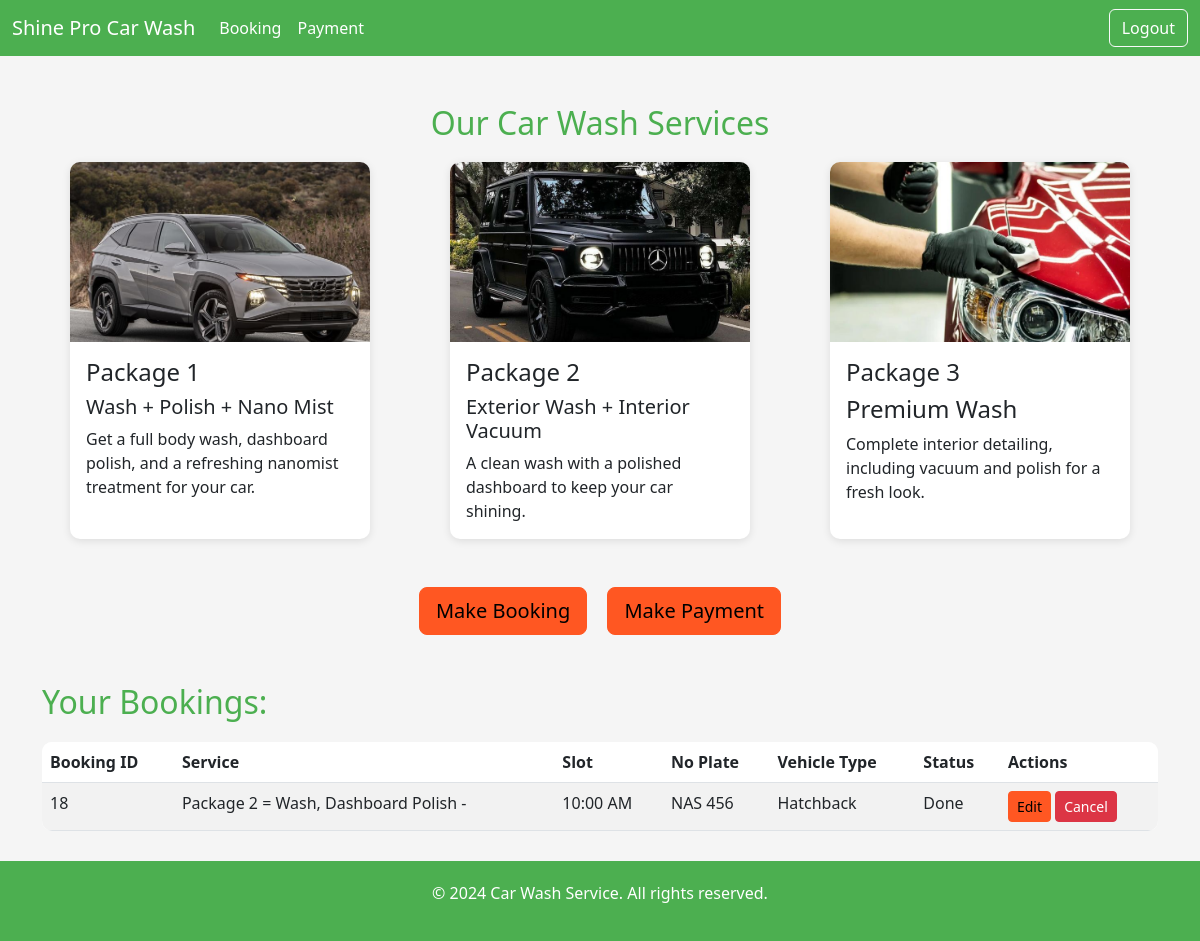
/customer/1, run on an earlier commit of the app's database.
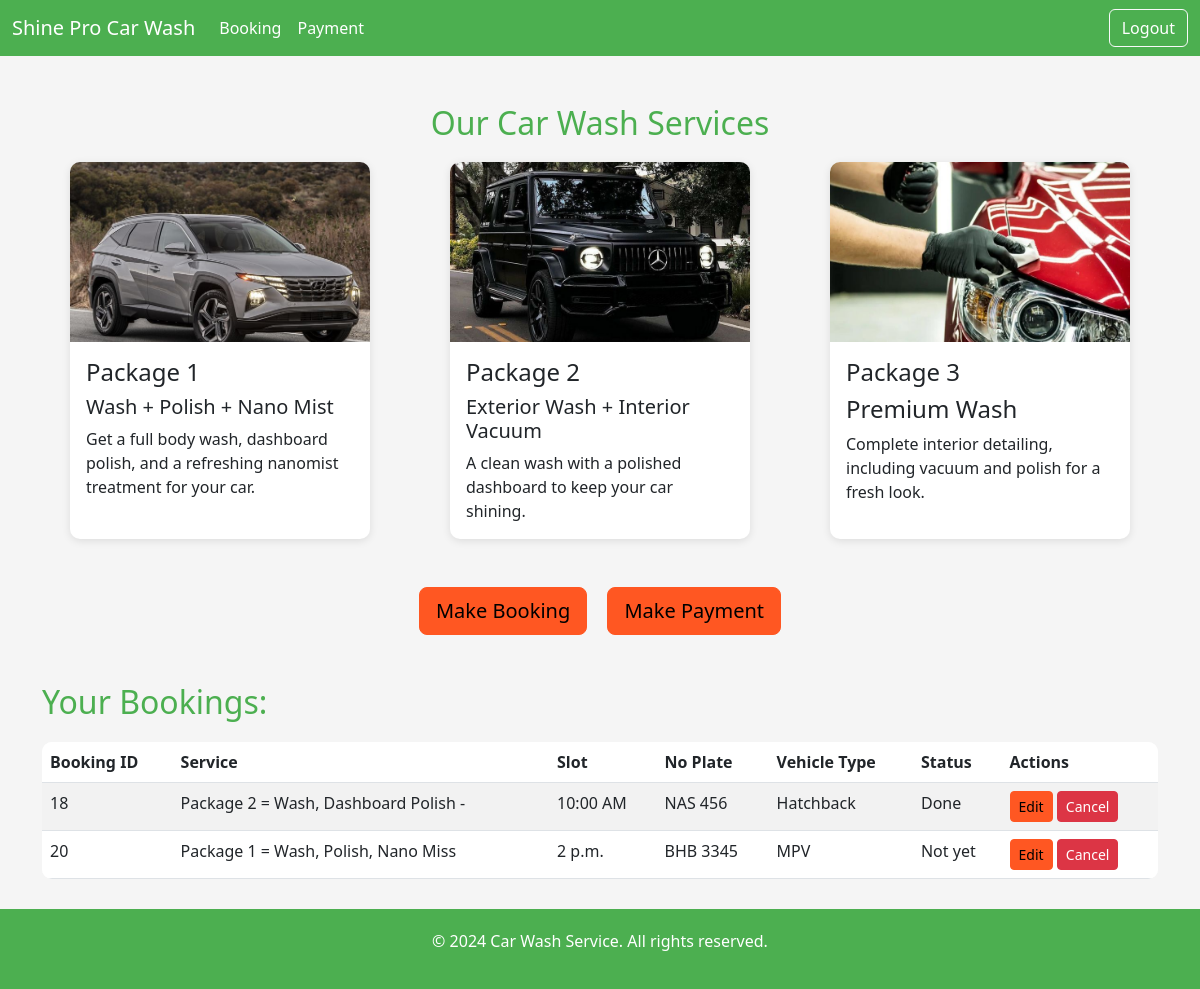
And on a later commit of the database.
### carwash/models.py (models this page shows)
class Booking(models.Model):
    booking_id = models.AutoField(primary_key=True)
    customer = models.ForeignKey(User, on_delete=models.CASCADE)
    service = models.ForeignKey(Service, on_delete=models.CASCADE)
    vehicle_type = models.CharField(null=True,max_length=20)
    no_plate = models.CharField(max_length=15,null=True,blank=True)
    no_phone = models.CharField(max_length=100,null=True,blank=True)
    slot = models.CharField(null=True, max_length=50)
    status = models.CharField(max_length=100,default="Not yet")
    payment_status = models.BooleanField(default=False)
    payment_proof = models.FileField(upload_to='payment_receipts/', null=True, blank=True)

class Service(models.Model):
    service_id = models.AutoField(primary_key=True)
    service_name = models.CharField(max_length=100)
    price = models.DecimalField(max_digits=10, decimal_places=2)

### carwash/views.py (the view)
# urls.py: path("customer/<str:user_id>", views.showCustomerMain, name='customerMain'),
def showCustomerMain(request, user_id):
        booking = Booking.objects.filter(customer_id=user_id).values()
        services = Service.objects.all().values()
        context = {
            "user_id" : user_id,
            "bookingDetails":booking,
            "serviceDetails":services,
        }
        return render(request, 'carwash/customerMain.html', context)

### carwash/templates/carwash/customerMain.html (shortened to what this page needs)
{% load static %}
<!DOCTYPE html>
<html lang="en">
<head>
    <link href="https://cdn.jsdelivr.net/npm/bootstrap@5.3.0-alpha1/dist/css/bootstrap.min.css" rel="stylesheet">
</head>
<body>
    <nav class="navbar navbar-expand-lg ">
        <div class="container-fluid">
            <a class="navbar-brand" href="#">Shine Pro Car Wash</a>
            <div class="collapse navbar-collapse" id="navbarNav">
                <ul class="navbar-nav me-auto">
                    <li class="nav-item">
                        <a class="nav-link" href="{% url 'booking' user_id %}">Booking</a>
                    </li>
                    <li class="nav-item">
                        <a class="nav-link" href="{% url 'payment_customer' user_id %}">Payment</a>
                    </li>
                </ul>
                <ul class="navbar-nav ms-auto">
                    <li class="nav-item">
                        <a class="btn btn-outline-light" href="{% url 'logout' %}">Logout</a>
                    </li>
                </ul>
            </div>
        </div>
    </nav>
    <section id="services" class="container mt-5">
        <h2 class="text-center">Our Car Wash Services</h2>
        <div class="row">
            <div class="col-md-4 mb-4">
                <div class="card h-100">
                    <img src="{% static '/images/car.jpeg' %}" class="card-img-top" alt="Service 1">
                    <div class="card-body">
                        <h4 class="card-title">Package 1</h4>
                        <h5 class="card-title">Wash + Polish + Nano Mist</h5>
                        <p class="card-text">Get a full body wash, dashboard polish, and a refreshing nanomist treatment for your car.</p>
                    </div>
                </div>
            </div>
            <div class="col-md-4 mb-4">
                <div class="card h-100">
                    <img src="{% static 'images/car2.jpeg' %}" class="card-img-top" alt="Service 2">
                    <div class="card-body">
                        <h4 class="card-title">Package 2</h4>
                        <h5 class="card-title">Exterior Wash + Interior Vacuum</h5>
                        <p class="card-text">A clean wash with a polished dashboard to keep your car shining.</p>
                    </div>
                </div>
            </div>
            <div class="col-md-4 mb-4">
                <div class="card h-100">
                    <img src="{% static 'images/car4.jpeg' %}" class="card-img-top" alt="Service 3">
                    <div class="card-body">
                        <h4 class="card-title">Package 3</h4>
                        <h4 class="card-title">Premium Wash</h4>
                        <p class="card-text">Complete interior detailing, including vacuum and polish for a fresh look.</p>
                    </div>
                </div>
            </div>
        </div>
        <div class="text-center mt-4">
            <a href="{% url 'booking' user_id %}" class="btn btn-warning btn-lg me-3">Make Booking</a>
            <a href="{% url 'payment_customer' user_id %}" class="btn btn-warning btn-lg">Make Payment</a>
        </div>
    </section>
    <div class="container mt-5">
        <h2>Your Bookings:</h2>
        {% if bookingDetails %}
        <table class="table table-striped">
            <thead>
                <tr>
                    <th>Booking ID</th>
                    <th>Service</th>
                    <th>Slot</th>
                    <th>No Plate</th>
                    <th>Vehicle Type</th>
                    <th>Status</th>
                    <th>Actions</th>
                </tr>
            </thead>
            <tbody>
                {% for booking in bookingDetails %}
                <tr>
                    <td>{{ booking.booking_id }}</td>
                    {% for service in serviceDetails %}
                    {% if service.service_id == booking.service_id %}
                    <td>{{ service.service_name }}</td>
                    {% endif %}
                    {% endfor %}
                    <td>{{ booking.slot }}</td>
                    <td>{{ booking.no_plate }}</td>
                    <td>{{ booking.vehicle_type }}</td>
                    <td>{{ booking.status }}</td>
                    <td>
                        <a href="{% url 'edit_booking' booking.booking_id %}" class="btn btn-warning btn-sm">Edit</a>
                        <form action="{% url 'cancel_booking' booking.booking_id %}" method="post" style="display:inline;">
                            <button type="submit" class="btn btn-danger btn-sm">Cancel</button>
                        </form>
                    </td>
                </tr>
                {% endfor %}
            </tbody>
        </table>
        {% else %}
        <p>No bookings available.</p>
        {% endif %}
    </div>
    <footer>
        <p>&copy; 2024 Car Wash Service. All rights reserved.</p>
    </footer>
</body>
</html>

### carwash/templates/carwash/customerMain.html (style rules this page uses)
:root { --primary-color: #4CAF50; --secondary-color: #FFC107; --background-color: #F5F5F5; --text-color: #333; --card-bg: #FFFFFF; --button-color: #FF5722; }
body { background-color: var(--background-color); color: var(--text-color); }
.navbar { background-color: var(--primary-color); }
.navbar-brand, .nav-link, .btn-outline-light { color: #fff !important; }
h2 { color: var(--primary-color); margin-bottom: 20px; }
.card { border: none; border-radius: 10px; box-shadow: 0 2px 8px rgba(0, 0, 0, 0.1); max-width: 300px; margin: auto; }
.card-img-top { border-radius: 10px 10px 0 0; height: 180px; object-fit: cover; }
.table { background-color: var(--card-bg); border-radius: 10px; overflow: hidden; }
.btn-warning { background-color: var(--button-color); border-color: var(--button-color); }
.btn-danger { background-color: #dc3545; }
footer { text-align: center; margin-top: 30px; padding: 20px 0; background-color: var(--primary-color); color: #fff; }

What changed in the data, as far as the page shows it:
added Booking: booking_id "20", slot "2 p.m.", no_plate "BHB 3345", vehicle_type "MPV", status "Not yet"
now on this page (row unchanged): Service: service_name "Package 1 = Wash, Polish, Nano Miss", shown under "20"
